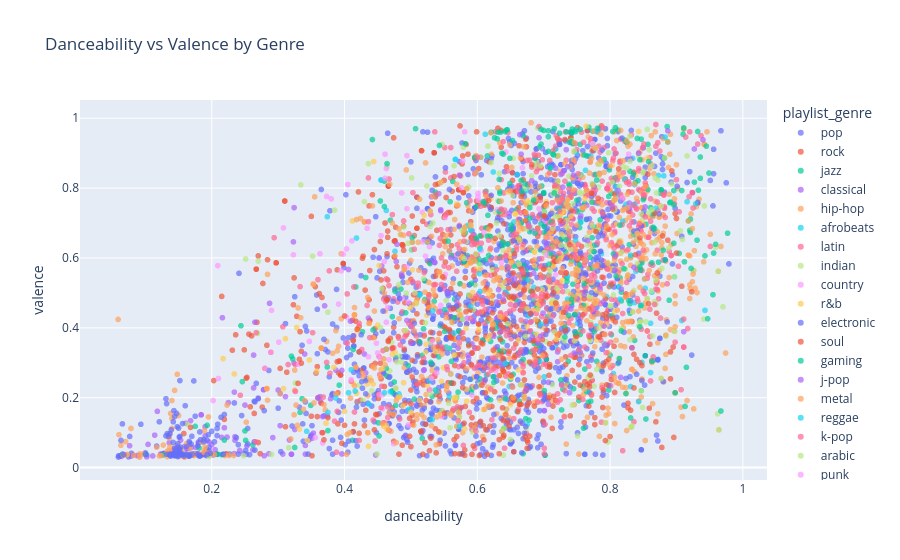

Notebook source saved alongside this figure:
### Code cell
fig = px.scatter(
    df,
    x="danceability",
    y="valence",
    color="playlist_genre",
    hover_data=["track_name", "track_artist", "track_popularity"],
    title="Danceability vs Valence by Genre",
    opacity=0.7
)

fig.show()
